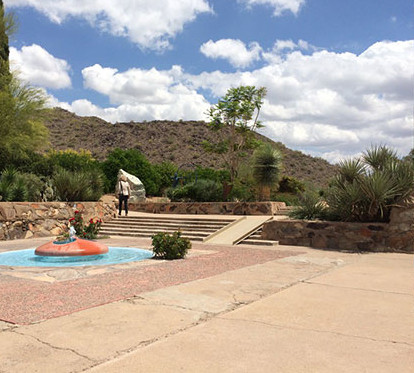
#> input picture images/img02.jpg, 414 x 373 px, found by its file name
$ python basic_panorama.py
#> lines starting #> are read from the running program, lines starting #| are printed output that depends on the picture
# importing necessary libraries
import cv2 as cv
import numpy as np
import matplotlib.pyplot as plt
import os
# taking two images for stiching
#importing images from folder
#reference image
#img1 = cv.imread('C:\\aa\\iv_labs\\image_stiching\\images\\img02.jpg')
img1 = cv.imread('panorama\\images\\img02.jpg')
#> img1 is the input picture: shape (373, 414, 3); mean B, G, R 147.5, 157.6, 166.5
img2 = cv.imread('panorama\\images\\img03.jpg')
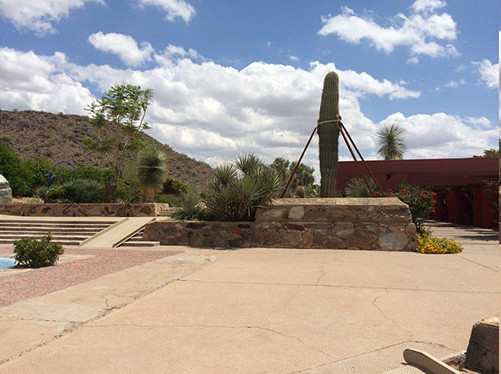
#> input picture images/img03.jpg, 501 x 374 px, found by its file name
#> img2 is the input picture: shape (374, 501, 3); mean B, G, R 145.8, 151.1, 159.1
#stiching image
#img2 = cv.imread('C:\\aa\\iv_labs\\image_stiching\\images\\img03.jpg')

#detecting key points and finding correspondence
def keypoints(img1,img2):
    sift = cv.SIFT_create()
    # find the keypoints and descriptors with SIFT
    kp1, des1 = sift.detectAndCompute(img1,None)
#> kp1 = 964 keypoints; strongest (x, y, size): (123, 212, 2.8), (136, 181, 4.9), (126, 193, 3), (117, 200, 2)
    kp2, des2 = sift.detectAndCompute(img2,None)
#> kp2 = 930 keypoints; strongest (x, y, size): (352, 159, 2), (331, 82, 10.7), (354, 157, 1.9), (340, 118, 1.9)
    # FLANN parameters
    # FINDING INDEX PARAMETERS FOR FLANN OPERATORS
    des1 = np.float32(des1)
    des2 = np.float32(des2)
    FLANN_INDEX_KDTREE = 1
    index_params = dict(algorithm = FLANN_INDEX_KDTREE, trees = 5)
    search_params = dict(checks=50)
    flann = cv.FlannBasedMatcher(index_params,search_params)
    matches = flann.knnMatch(des1,des2,k=2)
#> matches = 964 matches
    pts1 = []
    pts2 = []
    # ratio test as per Lowe's paper for best matches
    for i,(m,n) in enumerate(matches):
        if m.distance < 0.7*n.distance:
            pts2.append(kp2[m.trainIdx].pt)
            pts1.append(kp1[m.queryIdx].pt)
#> after the loop, pts1 = 221 pairs, first value 103.1 to 404.7, second value 7.11 to 359.5; pts2 = 221 pairs, first value 6.1 to 320.2, second value 5.89 to 323.1
    pts1 = np.float32(pts1)
    pts2 = np.float32(pts2)
    return pts1,pts2,matches

#find correspondence
pts1, pts2, matches = keypoints(img1, img2)
#> matches = 964 matches
#threshold num of correspondence obtain
if len(matches) <= 15:
    print("image pair is not suaitable for stiching")
    #M = np.identity(3) # no homography generated
else:
    # find homography matrix between images :
    M , mask = cv.findHomography(pts2, pts1, cv.RANSAC, ransacReprojThreshold = 3)
#> M = [[0.593, 0.0397, 128.1], [-0.197, 0.84, 29.46], [-0.000978, -4.43e-05, 1]]; mask = 221 values, max 1 at index 5, min 0 at index 0, mean 0.941
    #final width, height of stiched image
    width = img1.shape[1] + img2.shape[1]
#> width = 915
    height = img1.shape[0] + img2.shape[0]
#> height = 747
    results = cv.warpPerspective(img2, M, (width,height))
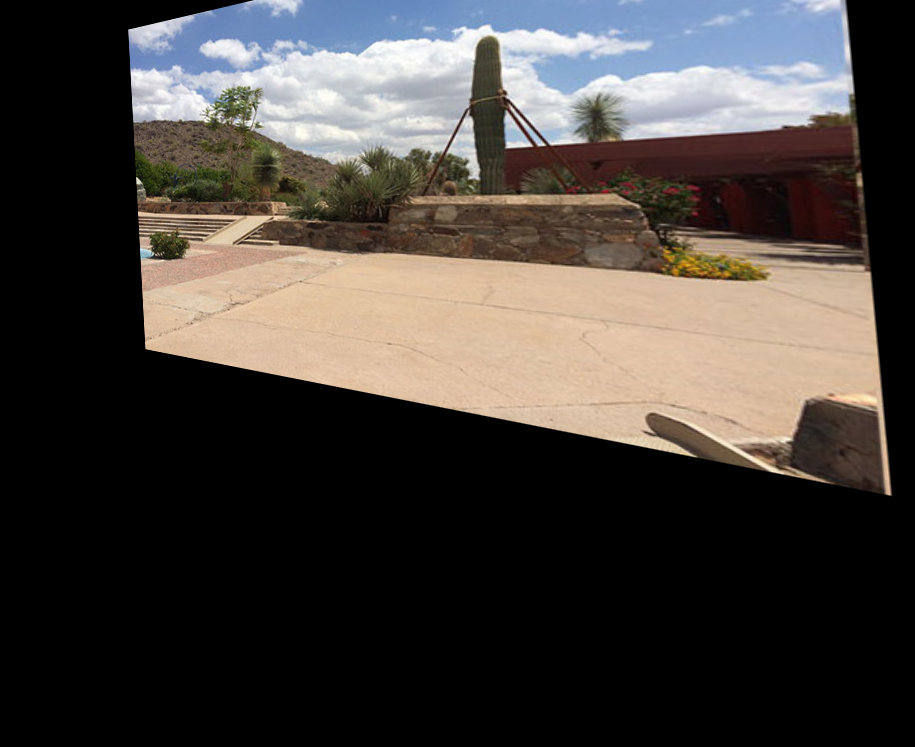
#> results: shape (747, 915, 3); mean B, G, R 61.5, 65.3, 70.6
    #print(results.shape)
    #appending images 2 to first
    results[0:img1.shape[0],0:img1.shape[1]] = img1
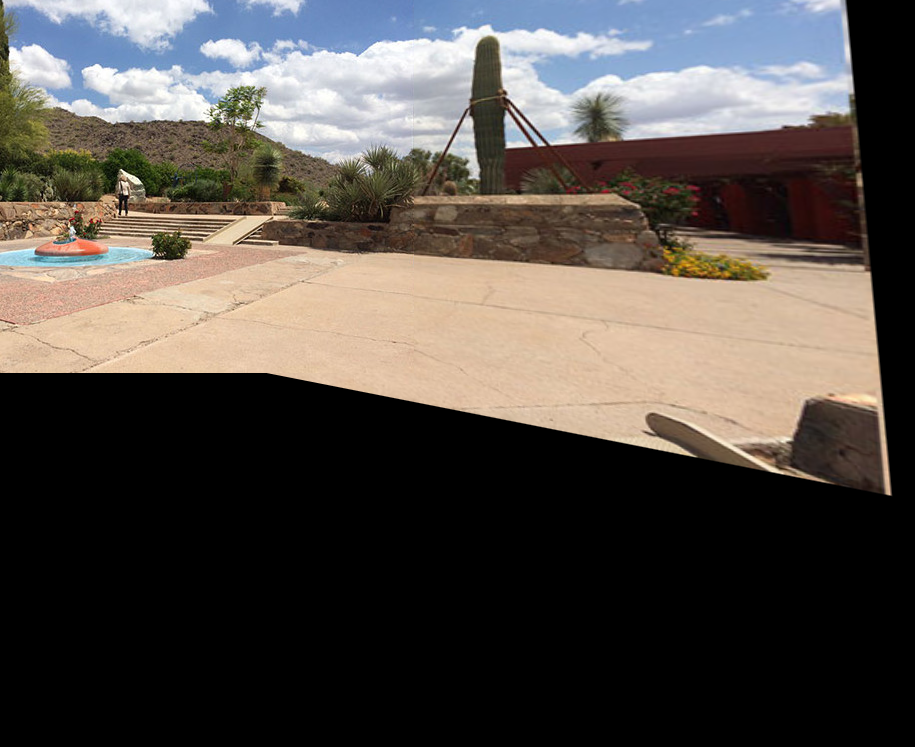
#> results: shape (747, 915, 3); mean B, G, R 73.5, 78.4, 84.4
cv.imshow('img',results)
#cv.imwrite('results1.jpg',results)     #for saving image
cv.waitKey(0)
